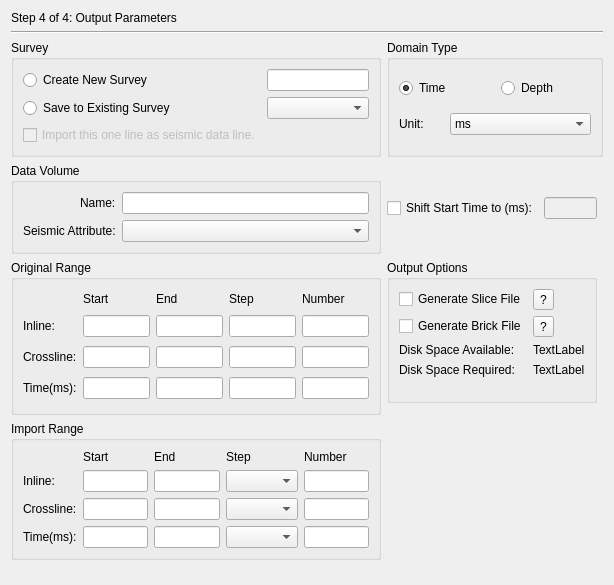
<?xml version="1.0" encoding="UTF-8"?>
<ui version="4.0">
 <class>loadsegydatastep4</class>
 <widget class="QWidget" name="loadsegydatastep4">
  <property name="geometry">
   <rect>
    <x>0</x>
    <y>0</y>
    <width>614</width>
    <height>585</height>
   </rect>
  </property>
  <property name="windowTitle">
   <string>Form</string>
  </property>
  <layout class="QGridLayout" name="gridLayout_7">
   <item row="0" column="0" colspan="2">
    <widget class="QLabel" name="label">
     <property name="text">
      <string>Step 4 of 4: Output Parameters</string>
     </property>
    </widget>
   </item>
   <item row="3" column="0" rowspan="2" colspan="3">
    <widget class="QGroupBox" name="groupBox">
     <property name="title">
      <string>Survey</string>
     </property>
     <layout class="QGridLayout" name="gridLayout">
      <item row="1" column="1">
       <widget class="QComboBox" name="m_CmbExistSurvey"/>
      </item>
      <item row="0" column="0">
       <widget class="QRadioButton" name="m_RdoCreateNew">
        <property name="sizePolicy">
         <sizepolicy hsizetype="Fixed" vsizetype="Fixed">
          <horstretch>0</horstretch>
          <verstretch>0</verstretch>
         </sizepolicy>
        </property>
        <property name="text">
         <string>Create New Survey</string>
        </property>
       </widget>
      </item>
      <item row="0" column="1">
       <widget class="QLineEdit" name="m_EdtNewSureyName"/>
      </item>
      <item row="1" column="0">
       <widget class="QRadioButton" name="m_RdoSavetoExist">
        <property name="sizePolicy">
         <sizepolicy hsizetype="Fixed" vsizetype="Fixed">
          <horstretch>0</horstretch>
          <verstretch>0</verstretch>
         </sizepolicy>
        </property>
        <property name="text">
         <string>Save to Existing Survey</string>
        </property>
       </widget>
      </item>
      <item row="2" column="0">
       <widget class="QCheckBox" name="checkBoxDataLine">
        <property name="enabled">
         <bool>false</bool>
        </property>
        <property name="text">
         <string>Import this one line as seismic data line.</string>
        </property>
       </widget>
      </item>
     </layout>
    </widget>
   </item>
   <item row="5" column="0" colspan="3">
    <widget class="QGroupBox" name="m_GrpDataVolume">
     <property name="title">
      <string>Data Volume</string>
     </property>
     <layout class="QGridLayout" name="gridLayout_6">
      <item row="0" column="0">
       <widget class="QLabel" name="label_2">
        <property name="sizePolicy">
         <sizepolicy hsizetype="Fixed" vsizetype="Preferred">
          <horstretch>0</horstretch>
          <verstretch>0</verstretch>
         </sizepolicy>
        </property>
        <property name="layoutDirection">
         <enum>Qt::RightToLeft</enum>
        </property>
        <property name="text">
         <string>Name:</string>
        </property>
       </widget>
      </item>
      <item row="0" column="1">
       <widget class="QLineEdit" name="m_EdtVolumeName">
        <property name="text">
         <string/>
        </property>
       </widget>
      </item>
      <item row="1" column="0">
       <widget class="QLabel" name="label_3">
        <property name="text">
         <string>Seismic Attribute:</string>
        </property>
       </widget>
      </item>
      <item row="1" column="1">
       <widget class="QComboBox" name="m_CmbSeismicAttribute"/>
      </item>
     </layout>
    </widget>
   </item>
   <item row="6" column="0" rowspan="3" colspan="3">
    <widget class="QGroupBox" name="groupBox_2">
     <property name="title">
      <string>Original Range</string>
     </property>
     <layout class="QGridLayout" name="gridLayout_2">
      <item row="0" column="1">
       <widget class="QLabel" name="label_10">
        <property name="sizePolicy">
         <sizepolicy hsizetype="Preferred" vsizetype="Fixed">
          <horstretch>0</horstretch>
          <verstretch>0</verstretch>
         </sizepolicy>
        </property>
        <property name="text">
         <string>Start</string>
        </property>
       </widget>
      </item>
      <item row="0" column="2">
       <widget class="QLabel" name="label_11">
        <property name="text">
         <string>End</string>
        </property>
       </widget>
      </item>
      <item row="0" column="3">
       <widget class="QLabel" name="label_12">
        <property name="text">
         <string>Step</string>
        </property>
       </widget>
      </item>
      <item row="0" column="4">
       <widget class="QLabel" name="label_16">
        <property name="text">
         <string>Number</string>
        </property>
       </widget>
      </item>
      <item row="1" column="0">
       <widget class="QLabel" name="label_21">
        <property name="text">
         <string>Inline:</string>
        </property>
       </widget>
      </item>
      <item row="1" column="1">
       <widget class="QLineEdit" name="m_EdtOrgInlineStart">
        <property name="enabled">
         <bool>true</bool>
        </property>
        <property name="text">
         <string/>
        </property>
        <property name="readOnly">
         <bool>true</bool>
        </property>
       </widget>
      </item>
      <item row="1" column="2">
       <widget class="QLineEdit" name="m_EdtOrgInlineEnd">
        <property name="enabled">
         <bool>true</bool>
        </property>
        <property name="text">
         <string/>
        </property>
        <property name="readOnly">
         <bool>true</bool>
        </property>
       </widget>
      </item>
      <item row="1" column="3">
       <widget class="QLineEdit" name="m_EdtOrgInlineStep">
        <property name="enabled">
         <bool>true</bool>
        </property>
        <property name="text">
         <string/>
        </property>
        <property name="readOnly">
         <bool>true</bool>
        </property>
       </widget>
      </item>
      <item row="1" column="4">
       <widget class="QLineEdit" name="m_EdtOrgInlineNumber">
        <property name="enabled">
         <bool>true</bool>
        </property>
        <property name="text">
         <string/>
        </property>
        <property name="readOnly">
         <bool>true</bool>
        </property>
       </widget>
      </item>
      <item row="2" column="0">
       <widget class="QLabel" name="label_22">
        <property name="text">
         <string>Crossline:</string>
        </property>
       </widget>
      </item>
      <item row="2" column="1">
       <widget class="QLineEdit" name="m_EdtOrgCrossStart">
        <property name="enabled">
         <bool>true</bool>
        </property>
        <property name="text">
         <string/>
        </property>
        <property name="readOnly">
         <bool>true</bool>
        </property>
       </widget>
      </item>
      <item row="2" column="2">
       <widget class="QLineEdit" name="m_EdtOrgCrossEnd">
        <property name="enabled">
         <bool>true</bool>
        </property>
        <property name="text">
         <string/>
        </property>
        <property name="readOnly">
         <bool>true</bool>
        </property>
       </widget>
      </item>
      <item row="2" column="3">
       <widget class="QLineEdit" name="m_EdtOrgCrossStep">
        <property name="enabled">
         <bool>true</bool>
        </property>
        <property name="text">
         <string/>
        </property>
        <property name="readOnly">
         <bool>true</bool>
        </property>
       </widget>
      </item>
      <item row="2" column="4">
       <widget class="QLineEdit" name="m_EdtOrgCrossNumber">
        <property name="enabled">
         <bool>true</bool>
        </property>
        <property name="text">
         <string/>
        </property>
        <property name="readOnly">
         <bool>true</bool>
        </property>
       </widget>
      </item>
      <item row="3" column="0">
       <widget class="QLabel" name="label_24">
        <property name="text">
         <string>Time(ms):</string>
        </property>
       </widget>
      </item>
      <item row="3" column="1">
       <widget class="QLineEdit" name="m_EdtOrgTimeStart">
        <property name="enabled">
         <bool>true</bool>
        </property>
        <property name="text">
         <string/>
        </property>
        <property name="readOnly">
         <bool>true</bool>
        </property>
       </widget>
      </item>
      <item row="3" column="2">
       <widget class="QLineEdit" name="m_EdtOrgTimeEnd">
        <property name="enabled">
         <bool>true</bool>
        </property>
        <property name="text">
         <string/>
        </property>
        <property name="readOnly">
         <bool>true</bool>
        </property>
       </widget>
      </item>
      <item row="3" column="3">
       <widget class="QLineEdit" name="m_EdtOrgTimeStep">
        <property name="enabled">
         <bool>true</bool>
        </property>
        <property name="text">
         <string/>
        </property>
        <property name="readOnly">
         <bool>true</bool>
        </property>
       </widget>
      </item>
      <item row="3" column="4">
       <widget class="QLineEdit" name="m_EdtOrgTimeNumber">
        <property name="enabled">
         <bool>true</bool>
        </property>
        <property name="text">
         <string/>
        </property>
        <property name="readOnly">
         <bool>true</bool>
        </property>
       </widget>
      </item>
     </layout>
    </widget>
   </item>
   <item row="9" column="0" colspan="3">
    <widget class="QGroupBox" name="m_GrpImpotRange">
     <property name="title">
      <string>Import Range</string>
     </property>
     <layout class="QGridLayout" name="gridLayout_3">
      <item row="0" column="1">
       <widget class="QLabel" name="label_14">
        <property name="sizePolicy">
         <sizepolicy hsizetype="Preferred" vsizetype="Fixed">
          <horstretch>0</horstretch>
          <verstretch>0</verstretch>
         </sizepolicy>
        </property>
        <property name="text">
         <string>Start</string>
        </property>
       </widget>
      </item>
      <item row="0" column="2">
       <widget class="QLabel" name="label_15">
        <property name="text">
         <string>End</string>
        </property>
       </widget>
      </item>
      <item row="0" column="3">
       <widget class="QLabel" name="label_13">
        <property name="text">
         <string>Step</string>
        </property>
       </widget>
      </item>
      <item row="0" column="4">
       <widget class="QLabel" name="label_17">
        <property name="text">
         <string>Number</string>
        </property>
       </widget>
      </item>
      <item row="1" column="0">
       <widget class="QLabel" name="label_25">
        <property name="text">
         <string>Inline:</string>
        </property>
       </widget>
      </item>
      <item row="1" column="1">
       <widget class="QLineEdit" name="m_EdtImpInlineStart">
        <property name="text">
         <string/>
        </property>
       </widget>
      </item>
      <item row="1" column="2">
       <widget class="QLineEdit" name="m_EdtImpInlineEnd">
        <property name="text">
         <string/>
        </property>
       </widget>
      </item>
      <item row="1" column="3">
       <widget class="QComboBox" name="m_EdtImpInlineStep"/>
      </item>
      <item row="1" column="4">
       <widget class="QLineEdit" name="m_EdtImpInlineNumber">
        <property name="text">
         <string/>
        </property>
        <property name="readOnly">
         <bool>true</bool>
        </property>
       </widget>
      </item>
      <item row="2" column="0">
       <widget class="QLabel" name="label_27">
        <property name="text">
         <string>Crossline:</string>
        </property>
       </widget>
      </item>
      <item row="2" column="1">
       <widget class="QLineEdit" name="m_EdtImpCrossStart">
        <property name="text">
         <string/>
        </property>
       </widget>
      </item>
      <item row="2" column="2">
       <widget class="QLineEdit" name="m_EdtImpCrossEnd">
        <property name="text">
         <string/>
        </property>
       </widget>
      </item>
      <item row="2" column="3">
       <widget class="QComboBox" name="m_EdtImpCrossStep"/>
      </item>
      <item row="2" column="4">
       <widget class="QLineEdit" name="m_EdtImpCrossNumber">
        <property name="text">
         <string/>
        </property>
        <property name="readOnly">
         <bool>true</bool>
        </property>
       </widget>
      </item>
      <item row="3" column="0">
       <widget class="QLabel" name="label_28">
        <property name="text">
         <string>Time(ms):</string>
        </property>
       </widget>
      </item>
      <item row="3" column="1">
       <widget class="QLineEdit" name="m_EdtImpTimeStart">
        <property name="text">
         <string/>
        </property>
       </widget>
      </item>
      <item row="3" column="2">
       <widget class="QLineEdit" name="m_EdtImpTimeEnd">
        <property name="text">
         <string/>
        </property>
       </widget>
      </item>
      <item row="3" column="3">
       <widget class="QComboBox" name="m_EdtImpTimeStep"/>
      </item>
      <item row="3" column="4">
       <widget class="QLineEdit" name="m_EdtImpTimeNumber">
        <property name="text">
         <string/>
        </property>
        <property name="readOnly">
         <bool>true</bool>
        </property>
       </widget>
      </item>
     </layout>
    </widget>
   </item>
   <item row="3" column="3" rowspan="2" colspan="3">
    <widget class="QGroupBox" name="m_GrpDomain">
     <property name="title">
      <string>Domain Type</string>
     </property>
     <layout class="QGridLayout" name="gridLayout_4">
      <item row="0" column="0" colspan="2">
       <widget class="QRadioButton" name="m_RdoTime">
        <property name="enabled">
         <bool>true</bool>
        </property>
        <property name="text">
         <string>Time</string>
        </property>
        <property name="checked">
         <bool>true</bool>
        </property>
       </widget>
      </item>
      <item row="1" column="1" colspan="3">
       <widget class="QComboBox" name="m_CmbDomainUnit">
        <item>
         <property name="text">
          <string>ms</string>
         </property>
        </item>
       </widget>
      </item>
      <item row="0" column="2" colspan="2">
       <widget class="QRadioButton" name="m_RdoDepth">
        <property name="enabled">
         <bool>true</bool>
        </property>
        <property name="text">
         <string>Depth</string>
        </property>
       </widget>
      </item>
      <item row="1" column="0">
       <widget class="QLabel" name="m_Lblunit">
        <property name="text">
         <string>Unit:</string>
        </property>
       </widget>
      </item>
     </layout>
    </widget>
   </item>
   <item row="10" column="2">
    <spacer name="verticalSpacer_2">
     <property name="orientation">
      <enum>Qt::Vertical</enum>
     </property>
     <property name="sizeHint" stdset="0">
      <size>
       <width>20</width>
       <height>40</height>
      </size>
     </property>
    </spacer>
   </item>
   <item row="1" column="0" colspan="6">
    <widget class="Line" name="line_2">
     <property name="orientation">
      <enum>Qt::Horizontal</enum>
     </property>
    </widget>
   </item>
   <item row="5" column="4">
    <widget class="QLineEdit" name="m_EdtStartTimeToValue">
     <property name="enabled">
      <bool>false</bool>
     </property>
     <property name="text">
      <string/>
     </property>
    </widget>
   </item>
   <item row="5" column="3">
    <widget class="QCheckBox" name="m_ChkShiftStartTime">
     <property name="text">
      <string>Shift Start Time to (ms):</string>
     </property>
    </widget>
   </item>
   <item row="6" column="3" colspan="2">
    <widget class="QGroupBox" name="m_GrpOutputOptions">
     <property name="title">
      <string>Output Options</string>
     </property>
     <layout class="QGridLayout" name="gridLayout_5">
      <item row="0" column="0">
       <widget class="QCheckBox" name="m_ChkCreateSliceFile">
        <property name="text">
         <string>Generate Slice File</string>
        </property>
        <property name="checked">
         <bool>false</bool>
        </property>
       </widget>
      </item>
      <item row="1" column="0">
       <widget class="QCheckBox" name="m_ChkCreateBrickFile">
        <property name="text">
         <string>Generate Brick File</string>
        </property>
        <property name="checked">
         <bool>false</bool>
        </property>
       </widget>
      </item>
      <item row="2" column="0">
       <widget class="QLabel" name="label_8">
        <property name="text">
         <string>Disk Space Available:</string>
        </property>
       </widget>
      </item>
      <item row="2" column="1">
       <widget class="QLabel" name="m_LblDiskSpaceAva">
        <property name="text">
         <string>TextLabel</string>
        </property>
       </widget>
      </item>
      <item row="3" column="0">
       <widget class="QLabel" name="label_9">
        <property name="text">
         <string>Disk Space Required:</string>
        </property>
       </widget>
      </item>
      <item row="3" column="1">
       <widget class="QLabel" name="m_DiskSpaceRep">
        <property name="text">
         <string>TextLabel</string>
        </property>
       </widget>
      </item>
      <item row="4" column="0">
       <spacer name="verticalSpacer">
        <property name="orientation">
         <enum>Qt::Vertical</enum>
        </property>
        <property name="sizeHint" stdset="0">
         <size>
          <width>20</width>
          <height>40</height>
         </size>
        </property>
       </spacer>
      </item>
      <item row="1" column="1">
       <widget class="QToolButton" name="m_pHelpGTCVolume">
        <property name="toolTip">
         <string>&lt;!DOCTYPE HTML PUBLIC &quot;-//W3C//DTD HTML 4.0//EN&quot; &quot;http://www.w3.org/TR/REC-html40/strict.dtd&quot;&gt;
&lt;html&gt;&lt;head&gt;&lt;meta name=&quot;qrichtext&quot; content=&quot;1&quot; /&gt;&lt;style type=&quot;text/css&quot;&gt;
p, li { white-space: pre-wrap; }
&lt;/style&gt;&lt;/head&gt;&lt;body style=&quot; font-family:'MS Shell Dlg 2'; font-size:7.8pt; font-weight:400; font-style:normal;&quot;&gt;
&lt;p style=&quot; margin-top:0px; margin-bottom:0px; margin-left:0px; margin-right:0px; -qt-block-indent:0; text-indent:0px;&quot;&gt;&lt;span style=&quot; font-size:8pt;&quot;&gt;If you choose not creating GTC volume file now, you can create the volume file through the right-button menu command in the data manager.&lt;/span&gt;&lt;/p&gt;&lt;/body&gt;&lt;/html&gt;</string>
        </property>
        <property name="text">
         <string>?</string>
        </property>
       </widget>
      </item>
      <item row="0" column="1">
       <widget class="QToolButton" name="m_pHelpGTCVolume_2">
        <property name="toolTip">
         <string>&lt;!DOCTYPE HTML PUBLIC &quot;-//W3C//DTD HTML 4.0//EN&quot; &quot;http://www.w3.org/TR/REC-html40/strict.dtd&quot;&gt;
&lt;html&gt;&lt;head&gt;&lt;meta name=&quot;qrichtext&quot; content=&quot;1&quot; /&gt;&lt;style type=&quot;text/css&quot;&gt;
p, li { white-space: pre-wrap; }
&lt;/style&gt;&lt;/head&gt;&lt;body style=&quot; font-family:'MS Shell Dlg 2'; font-size:8.25pt; font-weight:400; font-style:normal;&quot;&gt;
&lt;p style=&quot; margin-top:0px; margin-bottom:0px; margin-left:0px; margin-right:0px; -qt-block-indent:0; text-indent:0px;&quot;&gt;&lt;span style=&quot; font-size:8pt;&quot;&gt;A slice file is required to visualize time or depth slices on the base map and 3-D windows. If you choose not creating slice file now, you can create the slice file through a right-button menu command in the data manager or you will be asked to create one the first time you try to visualize the slice file on the base map or in 3-D windows.&lt;/span&gt;&lt;/p&gt;&lt;/body&gt;&lt;/html&gt;</string>
        </property>
        <property name="text">
         <string>?</string>
        </property>
       </widget>
      </item>
     </layout>
    </widget>
   </item>
  </layout>
 </widget>
 <resources/>
 <connections>
  <connection>
   <sender>m_RdoCreateNew</sender>
   <signal>toggled(bool)</signal>
   <receiver>m_EdtNewSureyName</receiver>
   <slot>setEnabled(bool)</slot>
   <hints>
    <hint type="sourcelabel">
     <x>77</x>
     <y>69</y>
    </hint>
    <hint type="destinationlabel">
     <x>259</x>
     <y>69</y>
    </hint>
   </hints>
  </connection>
  <connection>
   <sender>m_RdoSavetoExist</sender>
   <signal>toggled(bool)</signal>
   <receiver>m_CmbExistSurvey</receiver>
   <slot>setEnabled(bool)</slot>
   <hints>
    <hint type="sourcelabel">
     <x>80</x>
     <y>95</y>
    </hint>
    <hint type="destinationlabel">
     <x>259</x>
     <y>95</y>
    </hint>
   </hints>
  </connection>
  <connection>
   <sender>m_RdoSavetoExist</sender>
   <signal>toggled(bool)</signal>
   <receiver>checkBoxDataLine</receiver>
   <slot>setEnabled(bool)</slot>
   <hints>
    <hint type="sourcelabel">
     <x>87</x>
     <y>95</y>
    </hint>
    <hint type="destinationlabel">
     <x>125</x>
     <y>120</y>
    </hint>
   </hints>
  </connection>
  <connection>
   <sender>checkBoxDataLine</sender>
   <signal>toggled(bool)</signal>
   <receiver>m_ChkCreateBrickFile</receiver>
   <slot>setDisabled(bool)</slot>
   <hints>
    <hint type="sourcelabel">
     <x>125</x>
     <y>120</y>
    </hint>
    <hint type="destinationlabel">
     <x>473</x>
     <y>287</y>
    </hint>
   </hints>
  </connection>
  <connection>
   <sender>checkBoxDataLine</sender>
   <signal>toggled(bool)</signal>
   <receiver>m_ChkCreateSliceFile</receiver>
   <slot>setDisabled(bool)</slot>
   <hints>
    <hint type="sourcelabel">
     <x>125</x>
     <y>120</y>
    </hint>
    <hint type="destinationlabel">
     <x>473</x>
     <y>262</y>
    </hint>
   </hints>
  </connection>
 </connections>
</ui>
